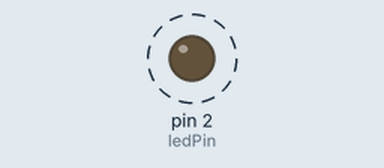
This sketch was run on a simulated Arduino Uno, built with avr-gcc and run on an emulated ATmega328P. Parts: output pins drawn as LEDs (lit = HIGH). Dashed ring = blinking.

Above: at 0.07 s.
Timing chart, 0 to 3.0 s (numbered marks = the images above):
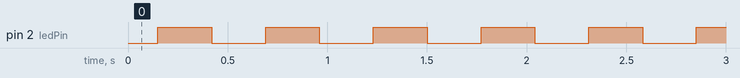

Measured:
- by itself, pin 2 (ledPin): alternates HIGH for 0.27 s and LOW for 0.27 s

The sketch:

CH32v003_fade_LED.ino
```cpp
// Fade an LED on pin PC1
int ledPin = PD2;         // PWM-capable pin
int brightness = 0;       // Current brightness
int fadeAmount = 30;       // Step size for fading

void setup() {
  pinMode(ledPin, OUTPUT);
}

void loop() {
  // Set the brightness of the LED
  analogWrite(ledPin, brightness);

  // Change the brightness for the next iteration
  brightness = brightness + fadeAmount;

  // Reverse the direction of the fading at the ends
  if (brightness <= 0 || brightness >= 255) {
    fadeAmount = -fadeAmount;
  }

  // Wait for 30 milliseconds to see the dimming effect
  delay(30);
}
```
